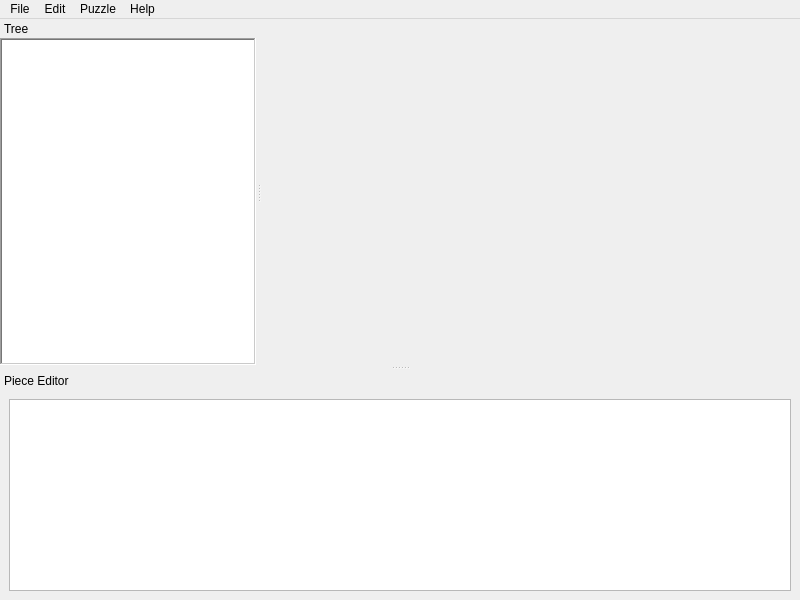
<?xml version="1.0" encoding="UTF-8"?>
<ui version="4.0">
 <class>ttMainWindow</class>
 <widget class="QMainWindow" name="ttMainWindow">
  <property name="geometry">
   <rect>
    <x>0</x>
    <y>0</y>
    <width>800</width>
    <height>600</height>
   </rect>
  </property>
  <property name="windowTitle">
   <string>Twisty Tools</string>
  </property>
  <property name="tabShape">
   <enum>QTabWidget::Rounded</enum>
  </property>
  <widget class="QWidget" name="widCentral">
   <layout class="QVBoxLayout" name="verticalLayout_7">
    <property name="margin">
     <number>0</number>
    </property>
    <item>
     <widget class="ViewWindow" name="pvViewport" native="true">
      <property name="sizePolicy">
       <sizepolicy hsizetype="Preferred" vsizetype="Preferred">
        <horstretch>0</horstretch>
        <verstretch>0</verstretch>
       </sizepolicy>
      </property>
     </widget>
    </item>
   </layout>
  </widget>
  <widget class="QMenuBar" name="menubar">
   <property name="geometry">
    <rect>
     <x>0</x>
     <y>0</y>
     <width>800</width>
     <height>24</height>
    </rect>
   </property>
   <widget class="QMenu" name="menuFile">
    <property name="title">
     <string>File</string>
    </property>
    <addaction name="actionNew"/>
    <addaction name="actionSave"/>
    <addaction name="actionSave_AS"/>
    <addaction name="actionOpen"/>
    <addaction name="actionQuit"/>
   </widget>
   <widget class="QMenu" name="menuEdit">
    <property name="title">
     <string>Edit</string>
    </property>
    <addaction name="actionCut"/>
    <addaction name="actionCopy"/>
    <addaction name="actionPaste"/>
    <addaction name="actionPreferences"/>
   </widget>
   <widget class="QMenu" name="menuPuzzle">
    <property name="title">
     <string>Puzzle</string>
    </property>
    <addaction name="actionNew_Layer"/>
    <addaction name="actionSymmetry"/>
    <addaction name="actionNew_Vector"/>
   </widget>
   <widget class="QMenu" name="menuHelp">
    <property name="title">
     <string>Help</string>
    </property>
    <addaction name="actionTwistyTools_Help"/>
    <addaction name="actionAbout"/>
   </widget>
   <addaction name="menuFile"/>
   <addaction name="menuEdit"/>
   <addaction name="menuPuzzle"/>
   <addaction name="menuHelp"/>
  </widget>
  <widget class="QDockWidget" name="hierarchyDockWidget">
   <property name="features">
    <set>QDockWidget::DockWidgetMovable</set>
   </property>
   <property name="windowTitle">
    <string>Tree</string>
   </property>
   <attribute name="dockWidgetArea">
    <number>1</number>
   </attribute>
   <widget class="QWidget" name="widTreeDesign">
    <layout class="QVBoxLayout" name="verticalLayout">
     <property name="margin">
      <number>0</number>
     </property>
     <item>
      <widget class="PuzzleTreeView" name="treeDesign">
       <property name="enabled">
        <bool>true</bool>
       </property>
       <property name="sizePolicy">
        <sizepolicy hsizetype="Preferred" vsizetype="Expanding">
         <horstretch>0</horstretch>
         <verstretch>0</verstretch>
        </sizepolicy>
       </property>
       <property name="minimumSize">
        <size>
         <width>200</width>
         <height>0</height>
        </size>
       </property>
       <property name="frameShape">
        <enum>QFrame::WinPanel</enum>
       </property>
       <property name="frameShadow">
        <enum>QFrame::Sunken</enum>
       </property>
       <property name="editTriggers">
        <set>QAbstractItemView::CurrentChanged|QAbstractItemView::DoubleClicked|QAbstractItemView::SelectedClicked</set>
       </property>
       <property name="alternatingRowColors">
        <bool>true</bool>
       </property>
       <property name="rootIsDecorated">
        <bool>false</bool>
       </property>
       <property name="allColumnsShowFocus">
        <bool>true</bool>
       </property>
       <attribute name="headerDefaultSectionSize">
        <number>200</number>
       </attribute>
       <attribute name="headerMinimumSectionSize">
        <number>50</number>
       </attribute>
       <attribute name="headerDefaultSectionSize">
        <number>200</number>
       </attribute>
       <attribute name="headerMinimumSectionSize">
        <number>50</number>
       </attribute>
      </widget>
     </item>
    </layout>
   </widget>
  </widget>
  <widget class="QDockWidget" name="pieceDockWidget">
   <property name="minimumSize">
    <size>
     <width>112</width>
     <height>132</height>
    </size>
   </property>
   <property name="features">
    <set>QDockWidget::DockWidgetMovable</set>
   </property>
   <property name="windowTitle">
    <string>Piece Editor</string>
   </property>
   <attribute name="dockWidgetArea">
    <number>8</number>
   </attribute>
   <widget class="QWidget" name="widPieceEdit">
    <layout class="QVBoxLayout" name="verticalLayout_3">
     <item>
      <widget class="PieceEditGrid" name="tblPieceEdit"/>
     </item>
    </layout>
   </widget>
  </widget>
  <action name="actionNew">
   <property name="text">
    <string>New</string>
   </property>
  </action>
  <action name="actionSave">
   <property name="text">
    <string>Save</string>
   </property>
  </action>
  <action name="actionSave_AS">
   <property name="text">
    <string>Save As</string>
   </property>
  </action>
  <action name="actionOpen">
   <property name="text">
    <string>Open</string>
   </property>
  </action>
  <action name="actionQuit">
   <property name="text">
    <string>Quit</string>
   </property>
  </action>
  <action name="actionCut">
   <property name="text">
    <string>Cut</string>
   </property>
  </action>
  <action name="actionCopy">
   <property name="text">
    <string>Copy</string>
   </property>
  </action>
  <action name="actionPaste">
   <property name="text">
    <string>Paste</string>
   </property>
  </action>
  <action name="actionPreferences">
   <property name="text">
    <string>Preferences</string>
   </property>
  </action>
  <action name="actionNew_Layer">
   <property name="text">
    <string>New Layer</string>
   </property>
  </action>
  <action name="actionSymmetry">
   <property name="text">
    <string>Symmetry</string>
   </property>
  </action>
  <action name="actionNew_Vector">
   <property name="text">
    <string>New Vector</string>
   </property>
  </action>
  <action name="actionTwistyTools_Help">
   <property name="text">
    <string>TwistyTools Help</string>
   </property>
  </action>
  <action name="actionAbout">
   <property name="text">
    <string>About</string>
   </property>
  </action>
 </widget>
 <customwidgets>
  <customwidget>
   <class>PuzzleTreeView</class>
   <extends>QTreeView</extends>
   <header>puzzletreeview.h</header>
  </customwidget>
  <customwidget>
   <class>ViewWindow</class>
   <extends>QWidget</extends>
   <header>viewwindow.h</header>
   <container>1</container>
  </customwidget>
  <customwidget>
   <class>PieceEditGrid</class>
   <extends>QTableView</extends>
   <header>pieceeditgrid.h</header>
  </customwidget>
 </customwidgets>
 <resources/>
 <connections/>
</ui>
